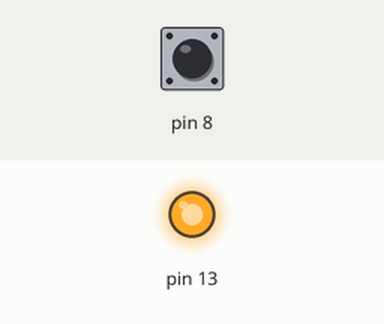
The sketch below on a simulated Arduino Uno, built with avr-gcc and run on an emulated ATmega328P. On the bench: output pins drawn as LEDs (lit = HIGH). The test bench sets the inputs (shaded band); at power-on: pin 8 HIGH.

Above: at 1.2 s.
1.3 s: pin 8 pulled LOW for 0.15 s
At 1.37 s:
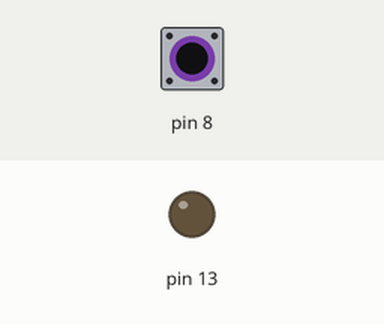
2.9 s: pin 8 pulled LOW for 3.2 s
At 6.9 s:
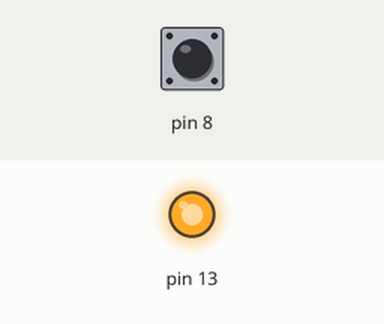
Timing chart, 0 to 8.4 s (numbered marks = the images above; inputs shaded):
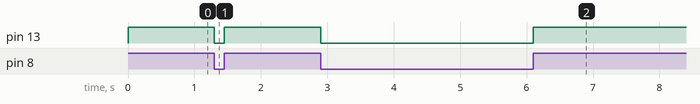

Measured:
- after the input at 1.3 s, pin 13: HIGH → LOW at once, → HIGH 0.15 s later
- after the input at 2.9 s, pin 13: HIGH → LOW at once, → HIGH 3.2 s later

The sketch:

_2_Button.ino
```cpp
int value = 0;

void setup() {
  // Set the LED pin to output mode
  pinMode(13, OUTPUT);
  // Set the button pin to input mode
  pinMode(8, INPUT);
  // Set interal pull up
  digitalWrite(8, HIGH);
}

void loop() {
  // Read the state of the button
  value = digitalRead(8);
  // Set the LED to the button's value
  digitalWrite(13, value);
}
```
